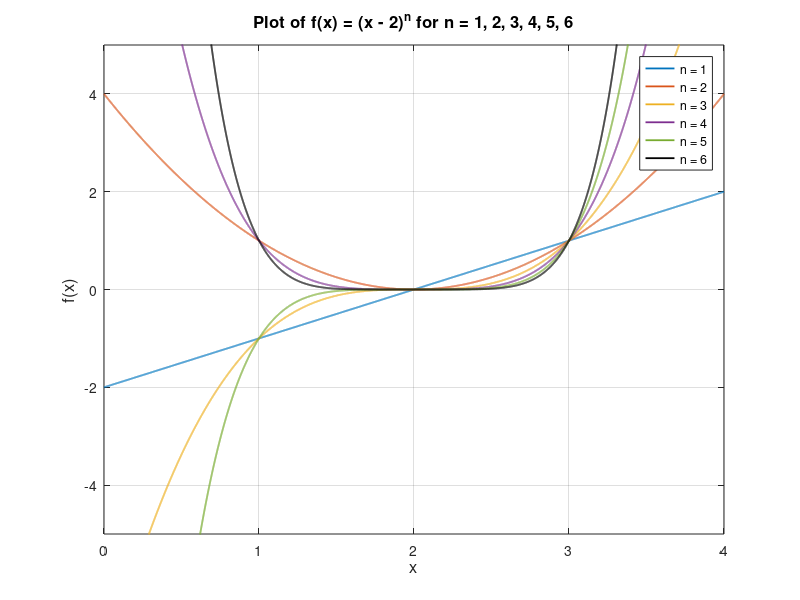

Recreate this plot in MATLAB. (Note: this script raises an error after producing the figure.)
% Computing Assignment #1: Q1 and Q2
% Author: Andy Liu
% ID: 301472847

% Q1: EXACT RESULT
x = linspace(0, 4, 10000);
n_values = [1,2,3,4,5,6];
line_colors = [
    0.00, 0.45, 0.74;  % Blue
    0.85, 0.33, 0.10;  % Red
    0.93, 0.69, 0.13;  % Yellow
    0.49, 0.18, 0.56;  % Purple
    0.47, 0.67, 0.19;  % Green
    0.00, 0.00, 0.00   % Black
];

for i = 1:length(n_values)
    n = n_values(i);
    y = (x - 2).^n;
    plot(x, y, 'DisplayName', ['n = ' num2str(n)], 'Color', line_colors(i, :), 'LineWidth', 1.3);
    hold on;
end

% Add labels, title, and set axis limits
xlabel('x', 'FontSize', 12);
ylabel('f(x)', 'FontSize', 12);
title('Plot of f(x) = (x - 2)^n for n = 1, 2, 3, 4, 5, 6', 'FontSize', 12);
legend('show');
grid on;
xlim([0, 4]);
ylim([-5,5]);

% Q2
expand_a = 12; expand_n = 5; expand_x = 7;
result = fexpand(expand_a, expand_n, expand_x);
disp(['Where a = 12 and n = 5, f(', num2str(expand_x), ') = ', num2str(result)]);
%expand_a1 = 3; expand_n1 = -12; expand_x1 = 5;
%result = fexpand(expand_a1, expand_n1, expand_x1);
%disp(['Where a = 3 and n = -12, f(', num2str(expand_x1), ') = ', num2str(result)]);